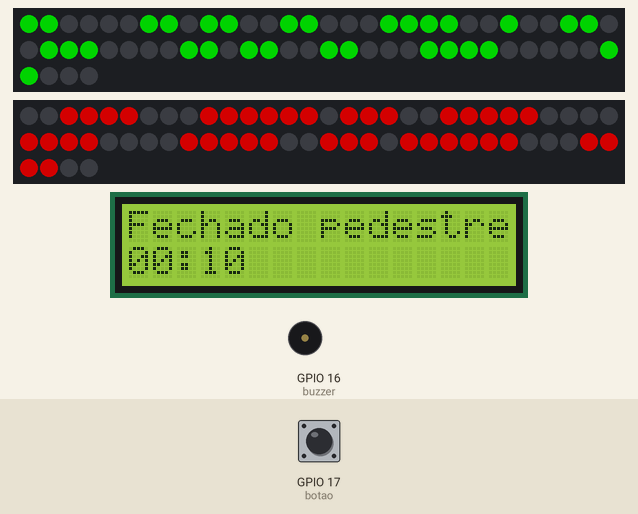
Bench run of a sketch on a simulated ESP32. On the bench: 2 × 64 RGB LEDs in strip order, left to right, continuing on the next row, 16×2 character LCD, buzzer (waves = sounding). The inputs (shaded band) are chosen by the test bench; at power-on: GPIO 17 (botao) HIGH. Dim RGB values are drawn brighter than linear.

Above: at 1.2 s.
At 19.5 s:
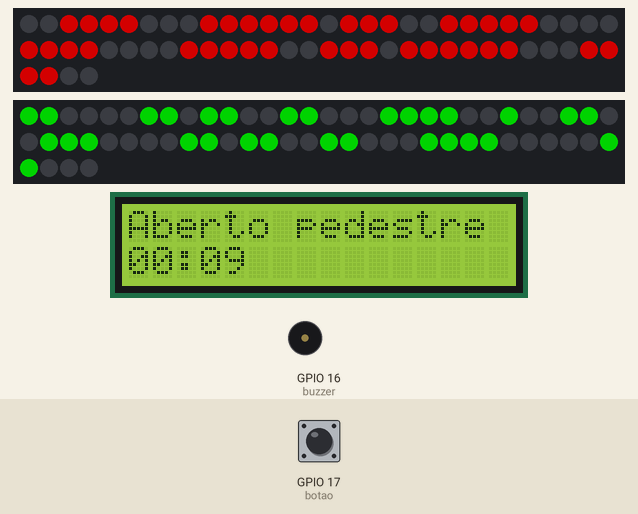
19.6 s: GPIO 17 (botao) pulled LOW for 0.15 s
At 20.9 s:
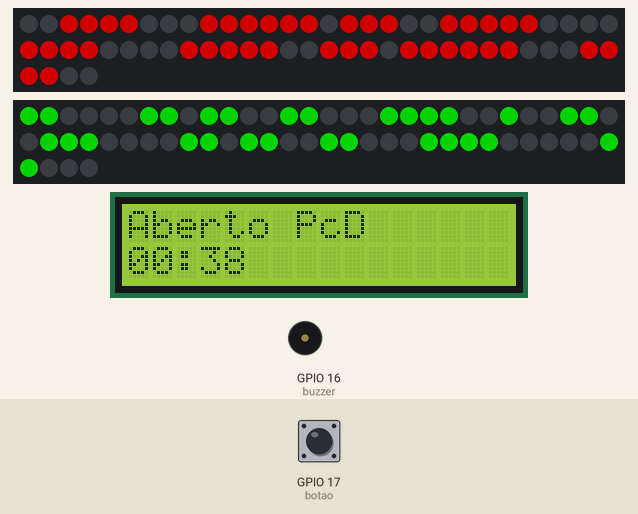
At 54.6 s:
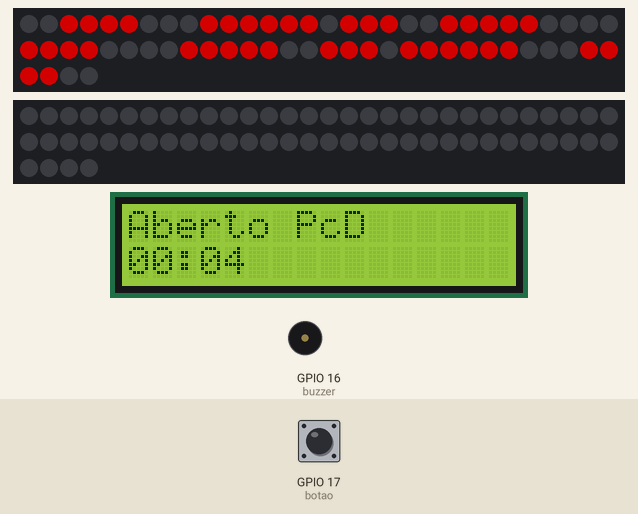
Timing chart, 0 to 55.7 s (numbered marks = the images above; inputs shaded):
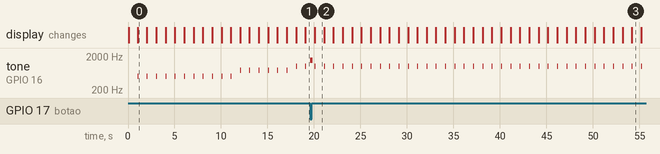

Measured:
- after the input at 19.6 s, the display: changes after 0.48 s (image 2)
- by itself, tone on GPIO 16 (buzzer): plays 1500 Hz for 0.25 s, 1000 Hz for 0.10 s, 1000 Hz for 0.10 s, 1000 Hz for 0.10 s, 1000 Hz for 0.10 s, 1000 Hz for 0.10 s … (37 notes in this stretch)
- what the display in image 0 shows lasts 1.0 s, from 1.0 s to 2.0 s

The sketch:

SemaforoInteligente.ino
```cpp
#include "LiquidCrystal_I2C.h" //Controla o display LCD da botoeira
#include "Button.h" //Controla o botão da botoeira
#include "FiniteStateMachine.h" //Controla a máquina de estados
#include "Adafruit_NeoPixel.h" //Controla os LEDs do painel
#include "math.h" //Requisito para o uso de funções matemáticas

#define painelAut_DIN 32 //Pino de dados do painel de LEDs do semáforo de automóveis
#define painelPed_DIN 33 //Pino de dados do painel de LEDs do semáforo de pedestres
#define numPixels 64 //Número de LEDs do painel
#define buzzer 16 //Pino do buzzer

/*

Configuração dos LEDs do painel para o status de semáforo vermelho

    # # # #
  # # # # # #
# # #     # # #
# #         # #
# #         # #
# # #     # # #
  # # # # # #
    # # # #

*/
int vermelho_array[] = { 2,3,4,5,9,10,11,12,13,14,16,17,18,21,22,23,24,25,30,31,32,33,38,39,40,41,42,45,46,47,49,50,51,52,53,54,58,59,60,61 };

/*

Configuração dos LEDs do painel para o status de semáforo amarelo

  # # # # # #
  #         #
    #     #
      # #
      # #
    #     #
  #         #
  # # # # # #

*/
int amarelo_array[] = { 1,2,3,4,5,6,9,14,18,21,27,28,35,36,42,45,49,54,57,58,59,60,61,62 };

/*

Configuração dos LEDs do painel para o status de semáforo verde

      # #
    # # # #
  # #     # #
# #   # #   # #
#   # # # #   #
  # #    # #
# #        # #
#            #

*/
int verde_array[] = { 0,1,6,7,9,10,13,14,18,19,20,21,24,27,28,31,32,33,38,39,41,42,45,46,50,51,52,53,59,60 };

Adafruit_NeoPixel painelAut(numPixels, painelAut_DIN, NEO_GRB + NEO_KHZ800); //Instância do painel de LEDs do semáforo de automóveis
Adafruit_NeoPixel painelPed(numPixels, painelPed_DIN, NEO_GRB + NEO_KHZ800); //Instância do painel de LEDs do semáforo de pedestres
LiquidCrystal_I2C lcd(0x27,16,2); //Instância do display LCD com endereço 0x27 e 16 colunas e 2 linhas
Button botao(17); //Instância do botão da botoeira no pino 17

State Fechado = State(fechado); //Definição do estado fechado para pedestres
State Atencao = State(atencao); //Definição do estado de atenção
State Aberto = State(aberto); //Definição do estado aberto para pedestres
State AbertoPCD = State(abertoPCD); //Definição do estado aberto para PCD

FSM semaforo = FSM(Fechado); //Instância da máquina de estados com o estado inicial fechado

unsigned long millisInicial = 0; //Variável para armazenar o tempo inicial
unsigned long millisAtual = 0; //Variável para armazenar o tempo atual
const long intervalo = 1000; //Intervalo de 1 segundo
int timerFechado = 10; //Tempo do semáforo fechado para pedestres
int timerAtencao = 5; //Tempo do semáforo em atenção
int timerAberto = 10; //Tempo do semáforo aberto para pedestres
int timerAbertoPCD = 30; //Tempo do semáforo aberto para PCD

bool contagem = true; //Variável para controlar a contagem do tempo

void setup() {
  pinMode (painelAut_DIN, OUTPUT); //Configura o pino do painel de LEDs do semáforo de automóveis como saída
  pinMode (painelPed_DIN, OUTPUT); //Configura o pino do painel de LEDs do semáforo de pedestres como saída
  pinMode(buzzer, OUTPUT); //Configura o pino do buzzer como saída
  painelAut.begin(); //Inicializa o painel de LEDs do semáforo de automóveis
  painelPed.begin(); //Inicializa o painel de LEDs do semáforo de pedestres
  lcd.init(); //Inicializa o display LCD
  lcd.backlight(); //Liga a luz de fundo do display LCD
  botao.begin(); //Inicializa o botão da botoeira
}

void loop() {
  if (botao.pressed() && semaforo.isInState(Aberto)){ //Verifica se o botão foi pressionado e se o semáforo está aberto
    contagem = false; //Desativa a contagem
    timerAbertoPCD = timerAberto + timerAbertoPCD; //Aumenta o tempo do semáforo aberto para PCD
    tone(buzzer,1500,250); //Emite um som no buzzer
    semaforo.immediateTransitionTo(AbertoPCD); //Transita para o estado aberto para PCD
  }

  semaforo.update(); //Atualiza a máquina de estados
}

void fechado(){
  contagem = true; //Ativa a contagem
  verdeAut(); //Atualiza o semáforo de automóveis para verde e o semáforo de pedestres para vermelho
  millisAtual = millis(); //Obtém o tempo atual

  if(millisAtual - millisInicial > intervalo && contagem) { //Executado a cada segundo
    millisInicial = millis(); //Atualiza o tempo inicial

    lcd.clear(); //Limpa o display LCD
    lcd.print("Fechado pedestre"); //Exibe a mensagem "Fechado pedestre"
    lcd.setCursor(0,1); //Define o cursor na segunda linha
    lcd.print("00:"); //Exibe "00:" no display LCD, para formatação

    if(timerFechado > 9){ //Executado se o tempo restante for maior que 9
      lcd.print(timerFechado); //Exibe o tempo restante
    } else { //Executado se o tempo restante for menor que 9
      lcd.print("0" + String(timerFechado)); //Exibe o tempo restante com um zero à esquerda
    }

    tone(buzzer,500,100); //Emite um tom de 500Hz no buzzer por 100ms
    timerFechado--; //Decrementa o tempo restante

    if(timerFechado < 0){ //Executado ao final do timer
      contagem = false; //Desativa a contagem
      timerFechado = 10; //Reinicia o tempo para o status atual
      semaforo.immediateTransitionTo(Atencao); //Transita para o estado de semáforo amarelo
    }
  }
}

void atencao(){
  contagem = true; //Ativa a contagem
  amarelo(); //Atualiza o semáforo de automóveis para amarelo e o semáforo de pedestres para vermelho
  millisAtual = millis(); //Obtém o tempo atual

  if(millisAtual - millisInicial > intervalo && contagem) { //Executado a cada segundo
    millisInicial = millis(); //Atualiza o tempo inicial

    lcd.clear(); //Limpa o display LCD
    lcd.print("Atencao"); //Exibe a mensagem "Atenção"
    lcd.setCursor(0,1); //Define o cursor na segunda linha
    lcd.print("00:"); //Exibe "00:" no display LCD, para formatação

    if(timerAtencao > 9){ //Executado se o tempo restante for maior que 9
      lcd.print(timerAtencao); //Exibe o tempo restante
    } else { //Executado se o tempo restante for menor que 9
      lcd.print("0" + String(timerAtencao)); //Exibe o tempo restante com um zero à esquerda
    }

    tone(buzzer,750,100); //Emite um tom de 750Hz no buzzer por 100ms
    timerAtencao--; //Decrementa o tempo restante

    if(timerAtencao < 0){ //Executado ao final do timer
      contagem = false; //Desativa a contagem
      timerAtencao = 5; //Reinicia o tempo para o status atual
      semaforo.immediateTransitionTo(Aberto); //Transita para o estado aberto para pedestres
    }
  }
}

void aberto(){
  contagem = true; //Ativa a contagem

  if(timerAberto < 5){ //Executado se o tempo restante for menor que 5
    if((timerAberto & 1) == 0){ //Verifica se o tempo restante é par
      vermelhoAut(); //Atualiza o semáforo de automóveis para vermelho e o semáforo de pedestres para verde
    }
    else {
      painelPed.clear(); //Limpa o painel de LEDs do semáforo de pedestres
      painelPed.show(); //Atualiza o painel de LEDs do semáforo de pedestres
    }
  } else {
    vermelhoAut(); //Atualiza o semáforo de automóveis para vermelho e o semáforo de pedestres para verde
  }

  millisAtual = millis(); //Obtém o tempo atual

  if(millisAtual - millisInicial > intervalo && contagem) { //Executado a cada segundo
    millisInicial = millis(); //Atualiza o tempo inicial

    lcd.clear(); //Limpa o display LCD
    lcd.print("Aberto pedestre"); //Exibe a mensagem "Aberto pedestre"
    lcd.setCursor(0,1); //Define o cursor na segunda linha
    lcd.print("00:"); //Exibe "00:" no display LCD, para formatação

    if(timerAberto > 9){ //Executado se o tempo restante for maior que 9
      lcd.print(timerAberto); //Exibe o tempo restante
    } else { //Executado se o tempo restante for menor que 9
      lcd.print("0" + String(timerAberto)); //Exibe o tempo restante com um zero à esquerda
    }

    tone(buzzer,1000,100); //Emite um tom de 1kHz no buzzer por 100ms
    timerAberto--; //Decrementa o tempo restante

    if(timerAberto < 0){ //Executado ao final do timer
      contagem = false; //Desativa a contagem
      timerAberto = 10; //Reinicia o tempo para o status atual
      timerAbertoPCD = 30; //Reinicia o tempo para o status atual
      semaforo.immediateTransitionTo(Fechado); //Transita para o estado fechado para pedestres
    }
  }
}

void abertoPCD(){
  contagem = true; //Ativa a contagem

  if(timerAbertoPCD < 5){ //Executado se o tempo restante for menor que 5
    if((timerAbertoPCD & 1) == 0){ //Verifica se o tempo restante é par
      vermelhoAut(); //Atualiza o semáforo de automóveis para vermelho e o semáforo de pedestres para verde
    }
    else { //Executado se o tempo restante for ímpar
      painelPed.clear(); //Limpa o painel de LEDs do semáforo de pedestres
      painelPed.show(); //Atualiza o painel de LEDs do semáforo de pedestres
    }
  } else { //Executado se o tempo restante for maior que 5
    vermelhoAut(); //Atualiza o semáforo de automóveis para vermelho e o semáforo de pedestres para verde
  }

  millisAtual = millis(); //Obtém o tempo atual

  if(millisAtual - millisInicial > intervalo && contagem) { //Executado a cada segundo
    millisInicial = millis(); //Atualiza o tempo inicial

    lcd.clear(); //Limpa o display LCD
    lcd.print("Aberto PcD"); //Exibe a mensagem "Aberto PCD"
    lcd.setCursor(0,1); //Define o cursor na segunda linha
    lcd.print("00:"); //Exibe "00:" no display LCD, para formatação

    if(timerAbertoPCD > 9){ //Executado se o tempo restante for maior que 9
      lcd.print(timerAbertoPCD); //Exibe o tempo restante
    } else { //Executado se o tempo restante for menor que 9
      lcd.print("0" + String(timerAbertoPCD)); //Exibe o tempo restante com um zero à esquerda
    }

    tone(buzzer,1000,100); //Emite um tom de 1kHz no buzzer por 100ms
    timerAbertoPCD--; //Decrementa o tempo restante

    if(timerAbertoPCD < 0){ //Executado ao final do timer
      contagem = false; //Desativa a contagem
      timerAberto = 10; //Reinicia o tempo para o status atual
      timerAbertoPCD = 30; //Reinicia o tempo para o status atual
      semaforo.immediateTransitionTo(Fechado); //Transita para o estado fechado para pedestres
    }
  }
}

void vermelhoAut(){
  painelAut.clear(); //Limpa o painel de LEDs do semáforo de automóveis
  painelPed.clear(); //Limpa os painéis de LEDs do semáforo de automóveis e pedestres

  for (int pixel = 0; pixel < 65; pixel++) { //Percorre o array de LEDs (64 pixels)
    if (std::find(std::begin(vermelho_array), std::end(vermelho_array), pixel) != std::end(vermelho_array)) //Verifica se o pixel está no array de LEDs vermelhos
      painelAut.setPixelColor(pixel, painelAut.Color(127, 0, 0)); //Configura o LED para vermelho
  }

  for (int pixel = 0; pixel < 65; pixel++) { //Percorre o array de LEDs (64 pixels)
    if (std::find(std::begin(verde_array), std::end(verde_array), pixel) != std::end(verde_array)) //Verifica se o pixel está no array de LEDs verdes
      painelPed.setPixelColor(pixel, painelPed.Color(0, 127, 0)); //Configura o LED para verde
  }

  painelAut.show(); //Atualiza o painel de LEDs do semáforo de automóveis
  painelPed.show(); //Atualiza o painel de LEDs do semáforo de pedestres
}

void amarelo(){
  painelAut.clear(); //Limpa o painel de LEDs do semáforo de automóveis

  for (int pixel = 0; pixel < 65; pixel++) { //Percorre o array de LEDs (64 pixels)
    if (std::find(std::begin(amarelo_array), std::end(amarelo_array), pixel) != std::end(amarelo_array)) //Verifica se o pixel está no array de LEDs amarelos
      painelAut.setPixelColor(pixel, painelAut.Color(127, 82, 0)); //Configura o LED para amarelo
  }

  painelAut.show(); //Atualiza o painel de LEDs do semáforo de automóveis
}

void verdeAut(){
  painelAut.clear(); //Limpa o painel de LEDs do semáforo de automóveis
  painelPed.clear(); //Limpa o painel de LEDs do semáforo de pedestres

  for (int pixel = 0; pixel < 65; pixel++) { //Percorre o array de LEDs (64 pixels)
    if (std::find(std::begin(verde_array), std::end(verde_array), pixel) != std::end(verde_array)) //Verifica se o pixel está no array de LEDs verdes
      painelAut.setPixelColor(pixel, painelAut.Color(0, 127, 0)); //Configura o LED para verde
  }

  for (int pixel = 0; pixel < 65; pixel++) { //Percorre o array de LEDs (64 pixels)
    if (std::find(std::begin(vermelho_array), std::end(vermelho_array), pixel) != std::end(vermelho_array)) //Verifica se o pixel está no array de LEDs vermelhos
    painelPed.setPixelColor(pixel, painelPed.Color(127, 0, 0)); //Configura o LED para vermelho
  }

  painelAut.show(); //Atualiza o painel de LEDs do semáforo de automóveis
  painelPed.show(); //Atualiza o painel de LEDs do semáforo de pedestres
}
```
